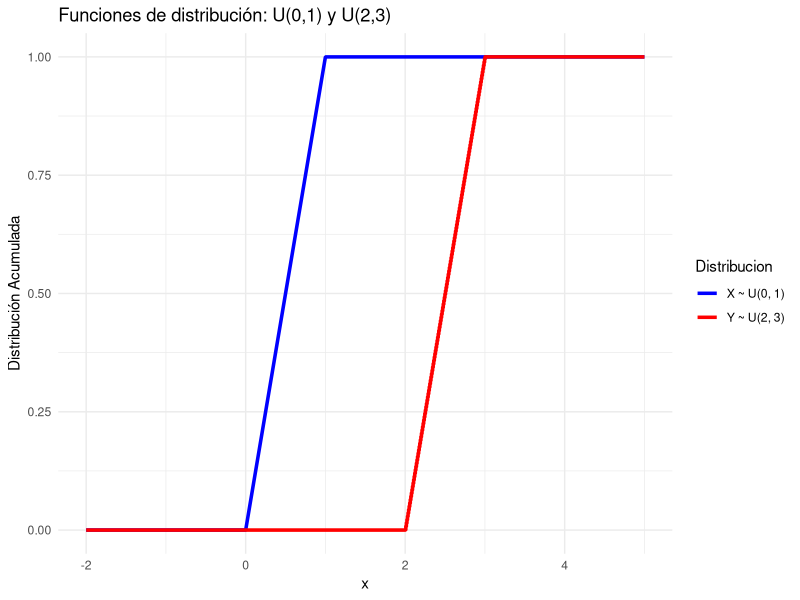

Source code (R):
# Cargar librerías necesarias
library(ggplot2)
library(tidyr)

# Crear el rango de x entre -2 y 5
x_unif1 <- seq(-2, 5, length.out = 1000)
y_unif1 <- punif(x_unif1, min = 0, max = 1)  # Uniforme entre 0 y 1

# Crear los valores de la distribución unif entre 2 y 3
x_unif2 <- seq(-2, 5, length.out = 1000)
y_unif2 <- punif(x_unif2, min = 2, max = 3)  # Uniforme entre 2 y 3

# Convertimos los datos a un formato long para ggplot2
data_unif1 <- data.frame(x = x_unif1, y = y_unif1, Distribucion = "X ~ U(0, 1)")
data_unif2 <- data.frame(x = x_unif2, y = y_unif2, Distribucion = "Y ~ U(2, 3)")

# Unimos los dataframes
data <- rbind(data_unif1, data_unif2)

# Graficamos con ggplot2
ggplot(data, aes(x = x, y = y, color = Distribucion)) +
  geom_line(data = data_unif1, size = 1.2) +   
  geom_step(data = data_unif2, size = 1.2) + 
  labs(x = "x", y = "Distribución Acumulada", 
       title = "Funciones de distribución: U(0,1) y U(2,3)") +
  scale_color_manual(values = c("blue", "red")) +  # Colores personalizados
  theme_minimal()                                  # Tema limpio y minimalista
